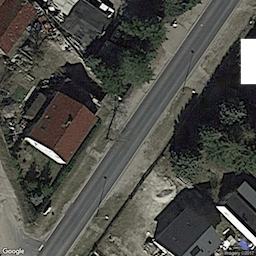
#> input picture 278.png, 256 x 256 px, found by its file name; its folder holds only this picture in this run
$ jupyter execute --allow-errors dvision.ipynb
#> lines starting #> are read from the running program, lines starting #| are printed output that depends on the picture
[cell 1]
#pip install scikit-learn
#pip install jupyter
#pip install widgetsnbextension

[cell 2]
import io
import os
import glob
import pickle
from PIL import Image
import numpy as np
import matplotlib
import matplotlib.pyplot as plt
from scipy import signal
import torch
import torchvision.transforms.functional as TF
import sklearn
from tqdm import tqdm
from sklearn.linear_model import LogisticRegression
from sklearn.metrics import precision_recall_curve
# [6 lines of commented-out code are left out]

DINOV3_GITHUB_LOCATION = "facebookresearch/dinov3"
DINOV3_LOCATION = "/home/levandov/dinov3/dinov3"

# examples of available DINOv3 models:
#MODEL_DINOV3_VITS = "dinov3_vits16"
#MODEL_DINOV3_VITSP = "dinov3_vits16plus"
#MODEL_DINOV3_VITB = "dinov3_vitb16"
MODEL_DINOV3_VITL = "dinov3_vitl16"
#MODEL_DINOV3_VITHP = "dinov3_vith16plus"
#MODEL_DINOV3_VIT7B = "dinov3_vit7b16"

MODEL_NAME = MODEL_DINOV3_VITL

REPO_DIR = "/home/levandov/dinov3/dinov3"
# downloaded into /home/levandov/.cache/torch/hub/checkpoints"

# check also:

# DINOv3 ViT models pretrained on web images
# dinov3_vitl16 = torch.hub.load(REPO_DIR, 'dinov3_vitl16', source='local', weights=<CHECKPOINT/URL/OR/PATH>)
# DINOv3 ViT models pretrained on satellite imagery
# DINOv3 ViT SAT-493M
# dinov3_vitl16_pretrain_sat493m-eadcf0ff.pth sits among links from META

#> (the rest of this cell did not finish here and is left out)

[cell 3]
# load the data
DPATH = "/home/levandov/dv"
train_images_dir = DPATH + "/images/"
train_labels_dir = DPATH + "/labels/"

images = []
for member in sorted(glob.glob(train_images_dir+"*.png")):
#  print(member)
  image = Image.open(member)
  plt.figure(figsize=(4, 4), dpi=75)
  plt.axis('off')
  plt.show()
  images.append(image)
print("images: "+str(len(images)))
labels = []
for member in sorted(glob.glob(train_labels_dir+"*.png")):
  label = Image.open(member)
#  plt.show()
  labels.append(label)
print("labels: "+str(len(labels)))

n_images = len(images)
assert n_images == len(labels), f"{len(images)=}, {len(labels)=}"

print(f"Loaded {n_images} images and labels")

[cell 4]
#Building Per-Patch Label Map
PATCH_SIZE = 16
IMAGE_SIZE = 768
#> (the rest of this cell did not finish here and is left out)

[cell 5]
# most work is done here
xs = []
ys = []
image_index = []

IMAGENET_MEAN = (0.485, 0.456, 0.406)
IMAGENET_STD = (0.229, 0.224, 0.225)
# MODEL_TO_NUM_LAYERS[MODEL_NAME]
# resolved manually for my case dinov3_vitl16 gives
n_layers = 24

#> (the rest of this cell did not finish here and is left out)

[cell 6]
# determine an optimal value for the C-coeff of the logistic regression
from sklearn.linear_model import LogisticRegression
from sklearn.metrics import precision_recall_curve
from sklearn.metrics import average_precision_score
cs = np.logspace(-7, 0, 23)
scores = np.zeros((n_images, len(cs)))
for i in range(n_images):
    # We use leave-one-out so train will be all but image i, val will be image i
    print('validation using image_{:02d}.jpg'.format(i+1))
    train_selection = image_index != float(i)
    fold_x = xs[train_selection].numpy()
    fold_y = (ys[train_selection] > 0).long().numpy()
    val_x = xs[~train_selection].numpy()
    val_y = (ys[~train_selection] > 0).long().numpy()

    plt.figure()
    for j, c in enumerate(cs):
        print("training logistic regression with C={:.2e}".format(c))
        clf = LogisticRegression(random_state=0, C=c, max_iter=10000).fit(fold_x, fold_y)
        output = clf.predict_proba(val_x)
        precision, recall, thresholds = precision_recall_curve(val_y, output[:, 1])
        s = average_precision_score(val_y, output[:, 1])
        scores[i, j] = s
        plt.plot(recall, precision, label='C={:.1e} AP={:.1f}'.format(c, s*100))

    plt.grid()
    plt.xlabel('recall')
    plt.title('image_{:02d}.jpg'.format(i+1))
    plt.ylabel('precision')
    plt.axis([0, 1, 0, 1])
    plt.legend()
    plt.show()

[cell 7]
# find an optimal C, with the graphical support
plt.figure(figsize=(3, 2), dpi=300)
plt.rcParams.update({
    "xtick.labelsize": 2,
    "ytick.labelsize": 2,
    "axes.labelsize": 2,
})
plt.plot(scores.mean(axis=0))
plt.xticks(np.arange(len(cs)), ["{:.0e}".format(c) for c in cs])
plt.xlabel('data fit C')
plt.ylabel('average AP')
plt.grid()
plt.show()
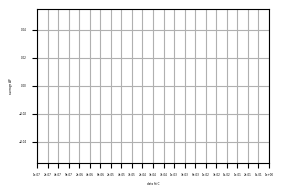
#> figure drawn by matplotlib, 1 panel

#> (a cell that did not finish here is left out)

[cell 9]
test_image_dir = DPATH+"/test-images/"
test_label_dir = DPATH+"/test-labels/"

#> (the rest of this cell did not finish here and is left out)
